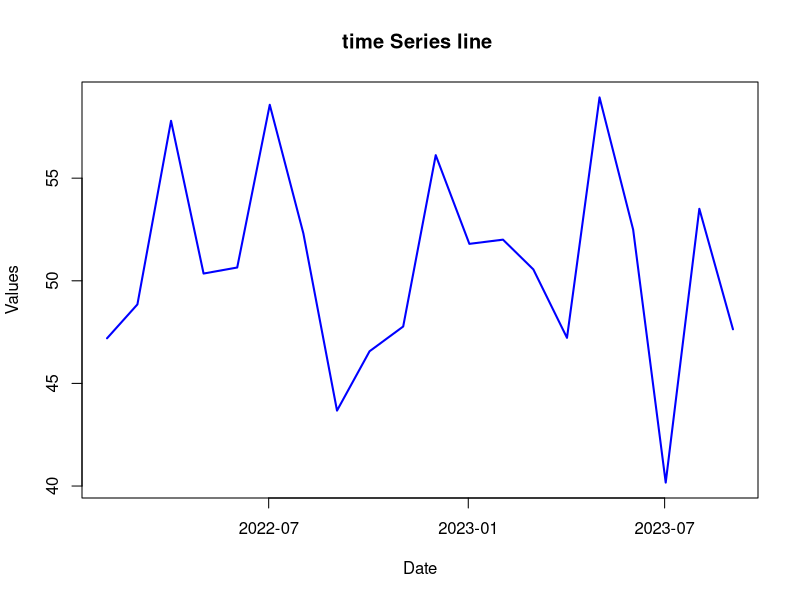
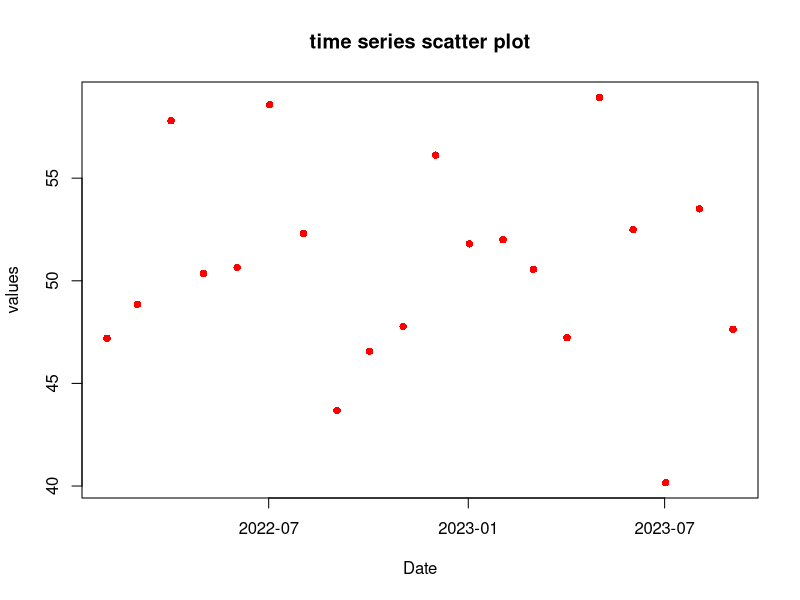
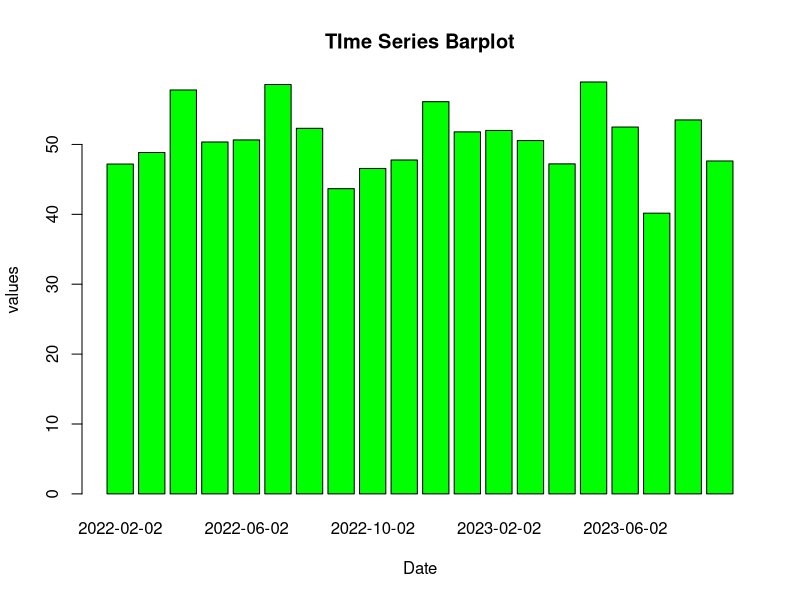
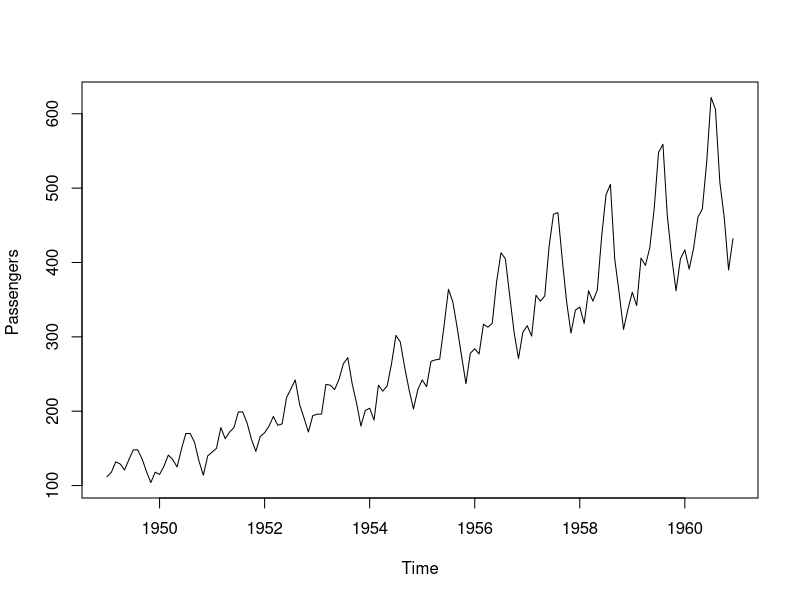
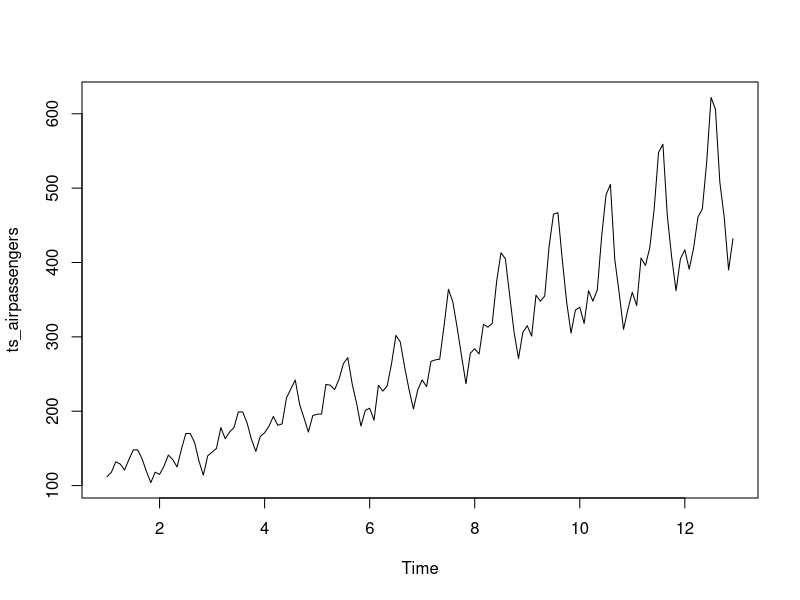
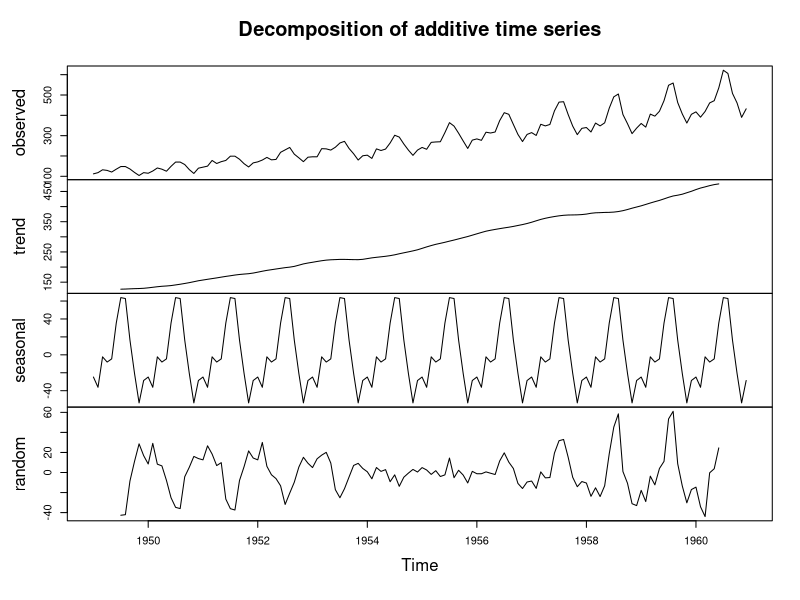
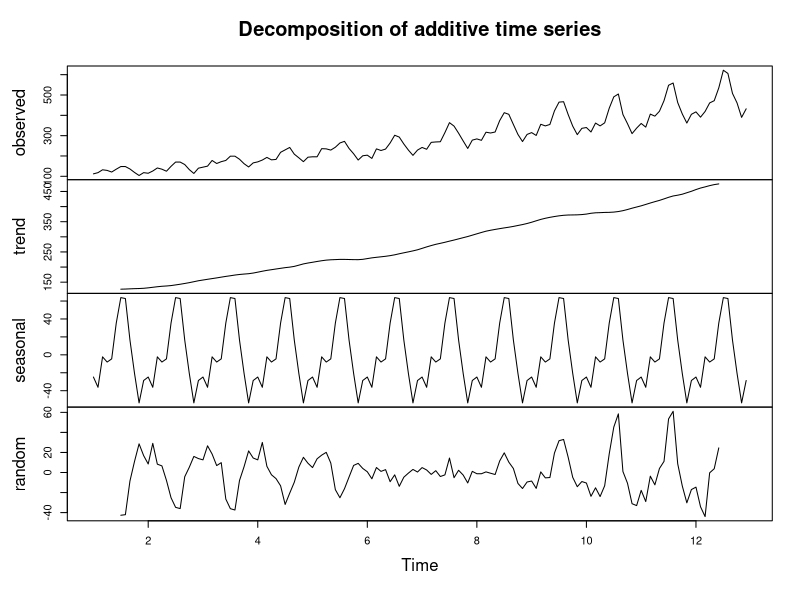
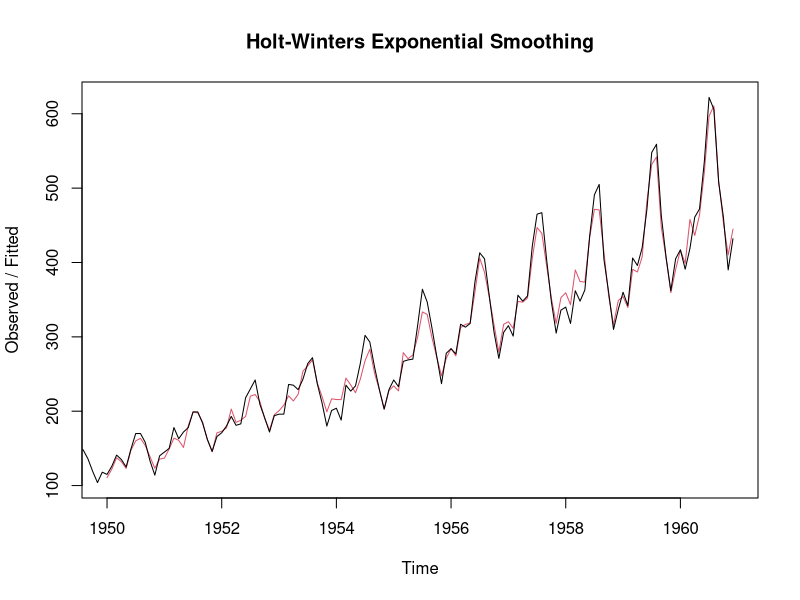

Write the R code that produced these figures, in order. (Note: this script raises an error after producing the figures.)
install.packages("ggplot2")
install.packages("forecast")

# Load libraries
library(ggplot2)
library(forecast)
library(tibble)

# Set a seed
set.seed(123)

# generate data
data <- tibble(
  Date = seq(as.Date("2022-02-02"), by = "months", length.out = 20),
  Value = rnorm(20, mean = 50, sd = 5)          
)
head(data)

# Line plot
plot(data$Date, data$Value, type = 'l', col = "blue", lwd = 2, main = "time Series line ", xlab = "Date", ylab = "Values")

# Scatter plot
plot(data$Date, data$Value, col = "red", pch = 16, main = "time series scatter plot", xlab = "Date", ylab = "values")


# Bar plots
barplot(data$Value, names.arg = data$Date, col = "green", main = "TIme Series Barplot", xlab = "Date", ylab = "values")

data(AirPassengers)

AirPassengers
# TIme series air passangers data

class(AirPassengers)
# Exploration of the data


# To check the start and end
start(AirPassengers)
end(AirPassengers)
frequency(AirPassengers)
# Summary Statistics
summary(AirPassengers)

# Plot the data
plot(AirPassengers, ylab = "Passengers ")




ts_airpassengers <- ts(AirPassengers, frequency = 12)

plot(ts_airpassengers)

# Decomposition 
decomposed_data <- decompose(AirPassengers)

# Plot of the decomposed ts data
plot(decomposed_data)

# decompose the time series 

decompose_ts <- decompose(ts_airpassengers)

# Plot the decomposed time series data
plot(decompose_ts)


#-------------------------------------------------------------------------
# Exponential smoothing
#-----------------------------------------------------------------------
# holt-winters method
# fit the Holt-Winters model
holt_winters_model <- HoltWinters(AirPassengers)

# Plot 
plot(holt_winters_model, main = "Holt-Winters Exponential Smoothing")
# Loading In Built datasets
data(mtcars)
data(AirPassengers)

# Checking for stationarity using ADF test
adf_test_result <- adf.test(AirPassengers)
print(adf_test_result)

# Achieving stationarity
# 1. Differencing
differenced_series <- diff(AirPassengers)
plot(differenced_series)

# 2. Tranformation
# e.g log function for transformation
log_transformed_seres <- log(AirPassengers)
plot(log_transformed_seres)

# 3. Seasonal Adjustment
# Example
seasonal_differenced_series <- diff(AirPassengers, lag = "seasonal_period")

# Autocorrelation (ACF)

# compute and plot the autocorrelation
acf(AirPassengers, main = "Autocorrelation function")

# Ljung-Box test
Box.test(AirPassengers, lag = 1, type = "Ljung-Box")

# ------------------------- Autoregressive Models ---------------------------
# fit the AR model AR(2)
ar2_model <- arima(AirPassengers, order = c(2,0,0))

# summary of the fitted model
summary(ar2_model)

# -----------------------   Moving Average (MA) ------------------------------
# fit an MA
ma1_model <- arima(AirPassengers, order = c(0,0,1))

# Summary of the fitted model
summary(ma1_model)


#-------------------------------------------------------------------------
#                 Box - Jenkins 
# -----------------------------------------------------------------------

# Libraries 
library(tseries)
library(forecast)

# get the data
data(AirPassengers)

# 1. Identification

acf(AirPassengers, lag.max =20)
pacf(AirPassengers, lag.max = 20)


# Step 2. Estimation
# fit an arima model
arima_model <- arima(AirPassengers, order = c(1, 1, 1))
summary(arima_model)


# step 3. Diagnostic
# Residual Analysis
residuals<- residuals(arima_model)
plot(residuals)
acf(residuals, lag.max = 20)
pacf(residuals, lag.max = 20)

# step4. 
# forecast the future valeus
forecast_values <- forecast(arima_model, h = 10)
plot(forecast_values)
